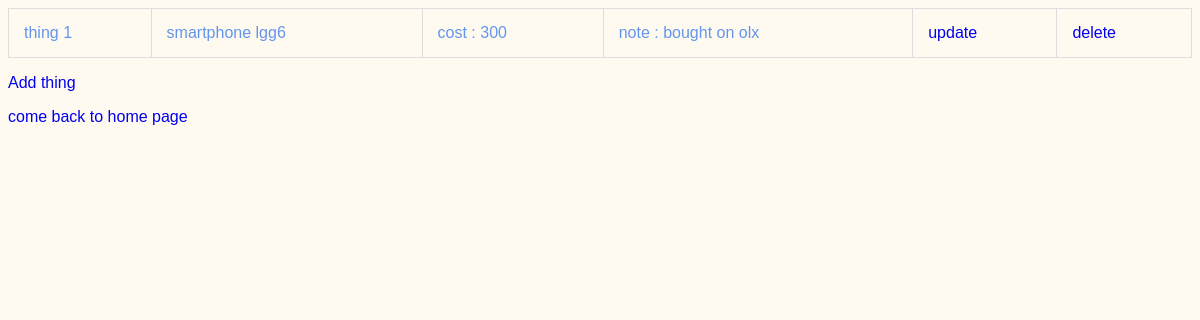
The app's page /list, older data.
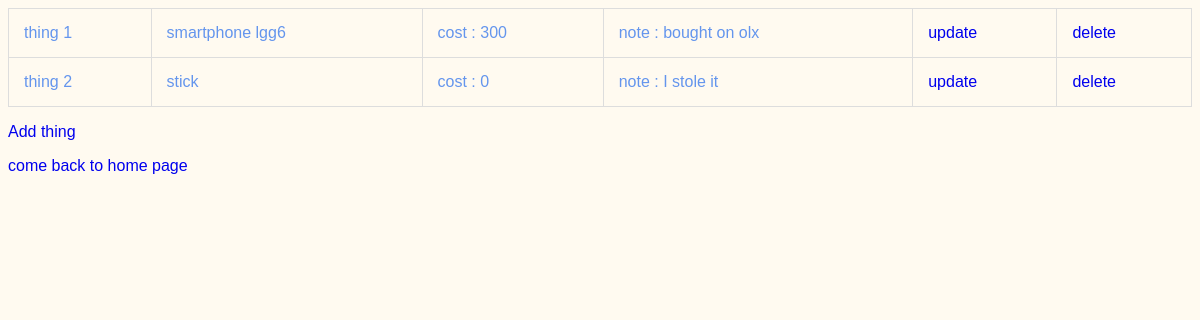
The same page, newer data.
### things/models.py (models this page shows, shortened)
class Thing(models.Model):
    name = models.CharField(max_length=200)
    cost = models.IntegerField()
    user = get_user_model()
    note = models.CharField(max_length=256)
    bought_at = models.DateTimeField(auto_now=False, auto_now_add=False)

### things/views.py (the view)
# urls.py: path('list',list, name="list"),
def list(request):
     return render(request,"thing/list.html",
                { "things": Thing.objects.all()   })

### things/templates/thing/list.html (shortened to what this page needs)
{% extends "base.html" %}
{% block content %}
    <table>
        {% for thing in things %}
            <tr>
                <td> thing {{thing.pk}}</td>
                <td>{{ thing.name }}</td>
                <td> cost : {{thing.cost}}</td>
                <td>  note : {{thing.note}}</td>
                <td><a href="{%url 'update' thing.id %}"> update</a></td>
                <td><a href="{%url 'delete' thing.id %}"> delete</a></td>
            </tr>
        {% endfor %}
    </table>
    <p><a href="{% url 'new' %}">Add thing</a></p>
    <p><a href="{% url 'index' %}">come back to home page</a></p>
{% endblock %}

Row changes from the older to the newer data that the page shows:
added Thing: pk "2", name "stick", cost "0", note "I stole it"
